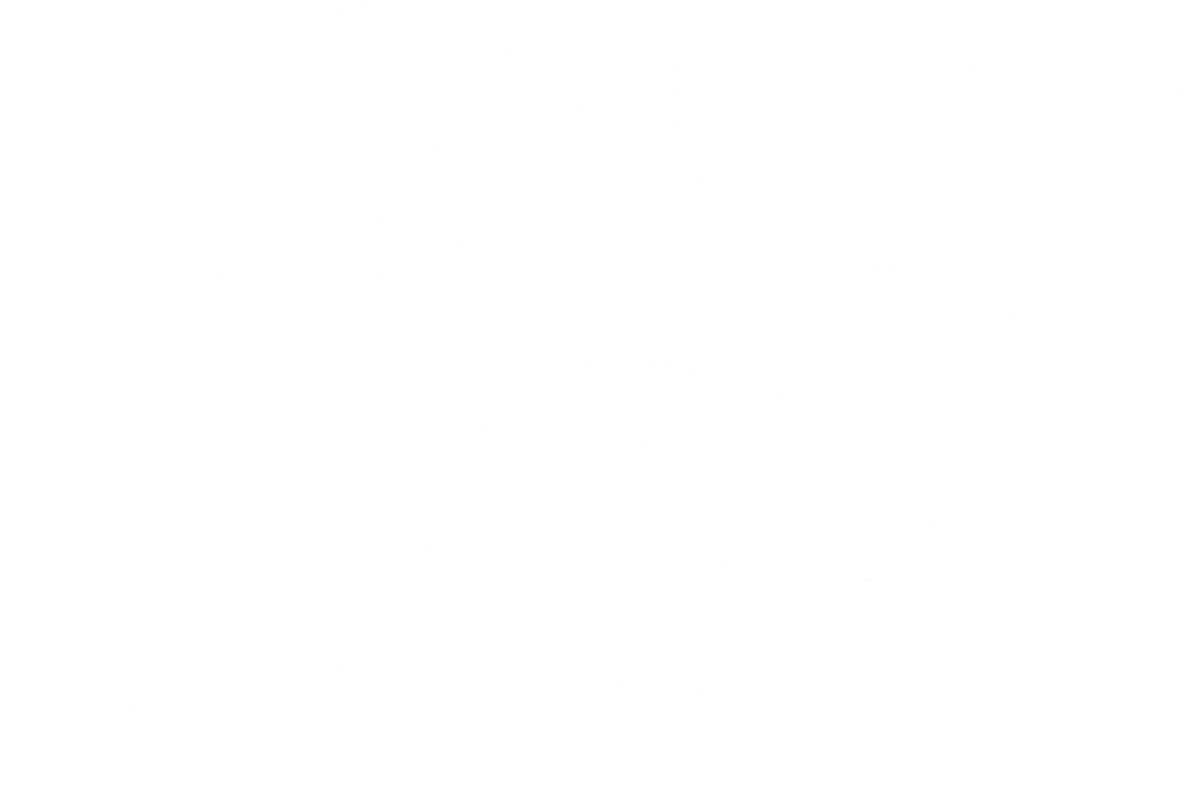
Frame 1 (no input)
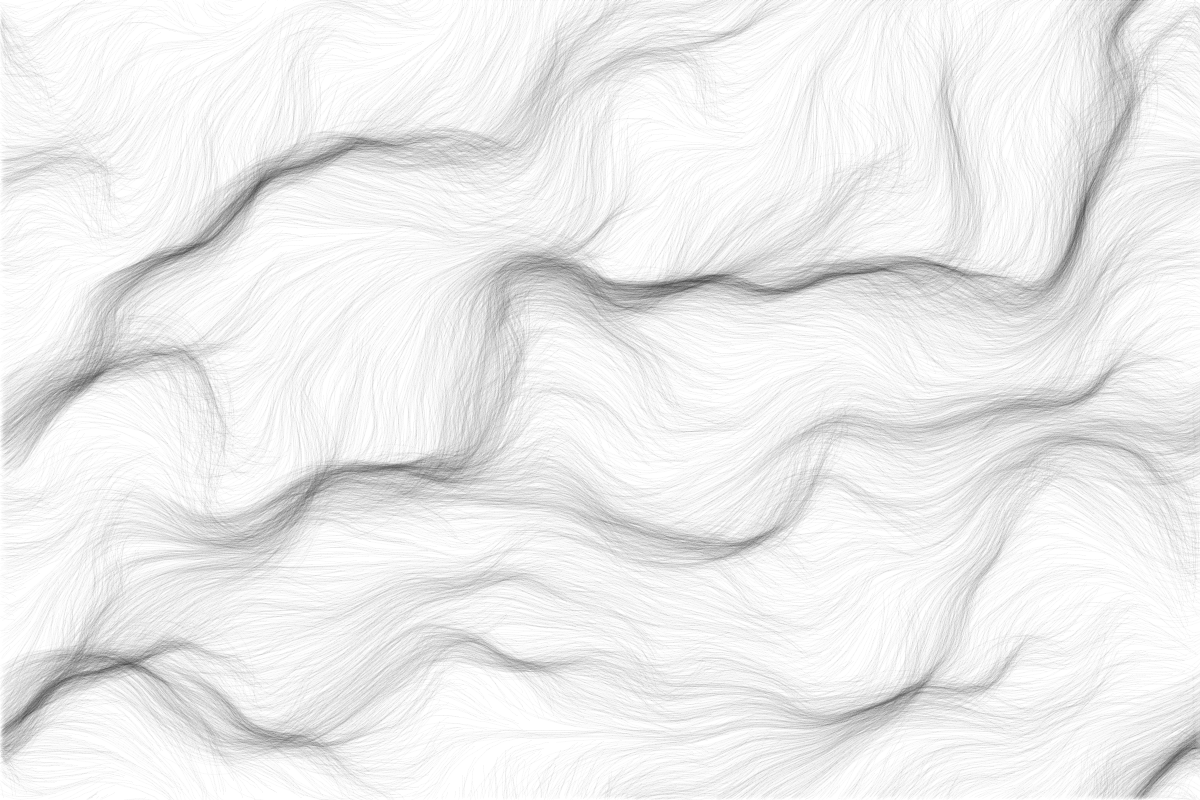
Frame 60 (the mouse pressed at the canvas centre just before this capture)
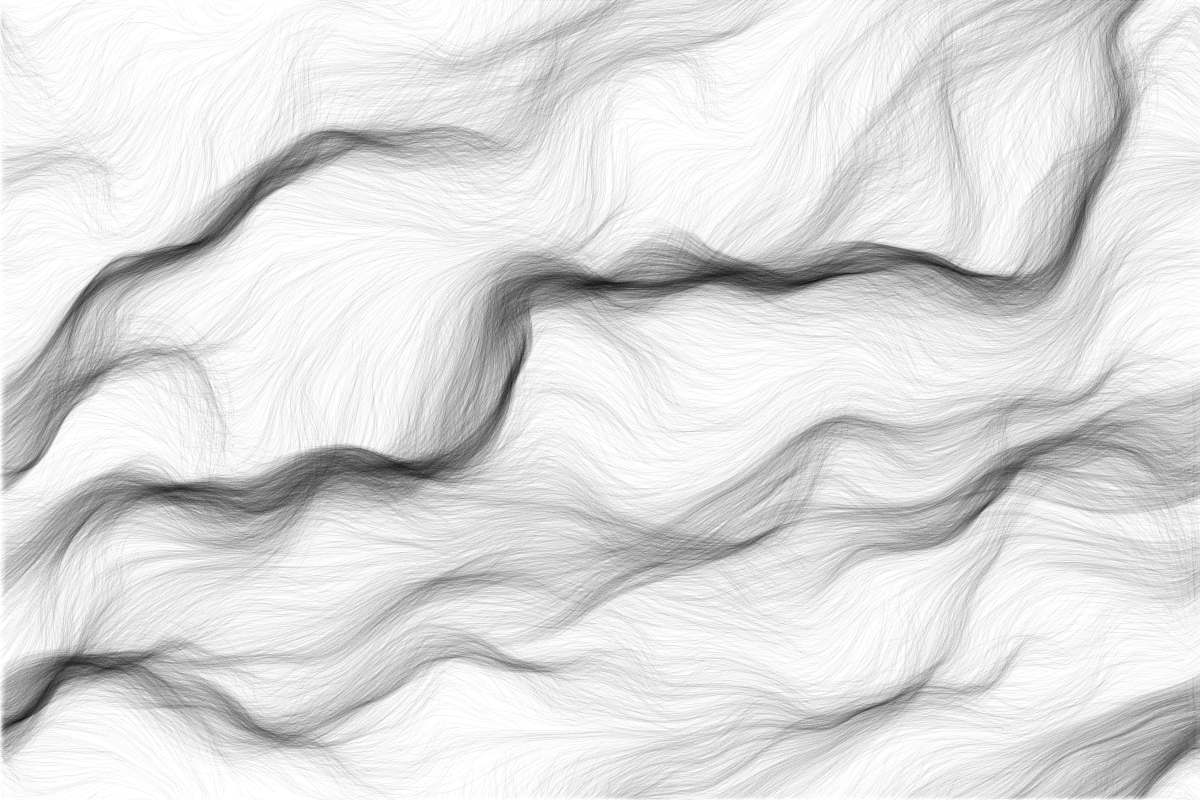
Frame 120 (the mouse held since frame 60 and released just before this capture)

The Processing sketch that drew these frames (run headless with seeded random() and noise(); from frame 60 on, the mouse is pressed at the canvas centre):

// Processing sketch: CC_024_PerlinNoiseFlowField
// ── CC_024_PerlinNoiseFlowField.pde


FlowField flowfield;
ArrayList<Particle> particles;

boolean debug = false;

void setup() {
  size(1200, 800);
  
  flowfield = new FlowField(10);
  flowfield.update();

  particles = new ArrayList<Particle>();
  for (int i = 0; i < 10000; i++) {
    PVector start = new PVector(random(width), random(height));
    particles.add(new Particle(start, random(2, 8)));
  }
  background(255);
}

void draw() {
  flowfield.update();
  
  if (debug) flowfield.display();
  
  for (Particle p : particles) {
    p.follow(flowfield);
    p.run();
  }
}

// ── FlowField.pde


public class FlowField {
  PVector[] vectors;
  int cols, rows;
  float inc = 0.1;
  float zoff = 0;
  int scl;
  
  FlowField(int res) {
    scl = res;
    cols = floor(width / res) + 1;
    rows = floor(height / res) + 1;
    vectors = new PVector[cols * rows];
  }
  void update() {
    float yoff = 0;
    for (int y = 0; y < rows; y++) { 
      float xoff = 0;
      for (int x = 0; x < cols; x++) {
        float angle = noise(xoff, yoff, zoff) * TWO_PI;
        
        PVector v = PVector.fromAngle(angle);
        v.setMag(1);
        int index = x + y * cols;
        vectors[index] = v;
       
        xoff += inc;
      }
      yoff += inc;
    }
    zoff += 0.004;
  }
  void display() {
    for (int y = 0; y < rows; y++) { 
      for (int x = 0; x < cols; x++) {
        int index = x + y * cols;
        PVector v = vectors[index];
        
        stroke(0, 0, 0, 40);
        strokeWeight(0.1);
        pushMatrix();
        translate(x * scl, y * scl);
        rotate(v.heading());
        line(0, 0, scl, 0);
        popMatrix();
      }
    }
  }
}

// ── Particle.pde


public class Particle {
  PVector pos;
  PVector vel;
  PVector acc;
  PVector previousPos;
  float maxSpeed;
   
  Particle(PVector start, float maxspeed) {
    maxSpeed = maxspeed;
    pos = start;
    vel = new PVector(0, 0);
    acc = new PVector(0, 0);
    previousPos = pos.copy();
  }
  void run() {
    update();
    edges();
    show();
  }
  void update() {
    pos.add(vel);
    vel.limit(maxSpeed);
    vel.add(acc);
    acc.mult(0);
  }
  void applyForce(PVector force) {
    acc.add(force); 
  }
  void show() {
      stroke(0, 5);
    strokeWeight(1);
    line(pos.x, pos.y, previousPos.x, previousPos.y);
    //point(pos.x, pos.y);
    updatePreviousPos();
  }
  void edges() {
    if (pos.x > width) {
      pos.x = 0;
      updatePreviousPos();
    }
    if (pos.x < 0) {
      pos.x = width;    
      updatePreviousPos();
    }
    if (pos.y > height) {
      pos.y = 0;
      updatePreviousPos();
    }
    if (pos.y < 0) {
      pos.y = height;
      updatePreviousPos();
    }
  }
  void updatePreviousPos() {
    this.previousPos.x = pos.x;
    this.previousPos.y = pos.y;
  }
  void follow(FlowField flowfield) {
    int x = floor(pos.x / flowfield.scl);
    int y = floor(pos.y / flowfield.scl);
    int index = x + y * flowfield.cols;
    
    PVector force = flowfield.vectors[index];
    applyForce(force);
  }
}
